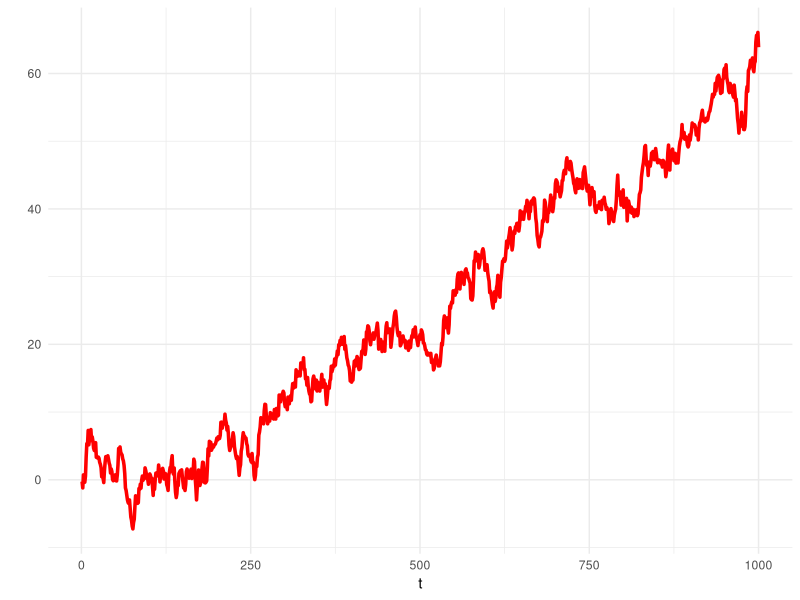

R code for this plot: (Note: this script raises an error after producing the figure.)
## ---- chunk 1
knitr::opts_chunk$set(warning = FALSE, message = FALSE, dpi = 120)
## ---- chunk 2
foo1 <- function(x) {
  
  lubridate::now() + lubridate::dseconds(x + sample(-10:10, size = 1))
  
} 

foo1(1)
foo1(1)
foo1(1)

## ---- chunk 3

foo2 <- function(x) {
  
  file.create(glue::glue('{x}.txt'))
  
}

## ---- chunk 4
library(tidyverse)

N <- 1000

(data <- tibble(t = 1:N,
                y = accumulate(rnorm(N), ~ .x + .y)))

data %>%
  ggplot(aes(x = t, y = y)) +
  geom_line(size = 1.2, color = 'red') +
  theme_minimal() +
  labs(x = 't',
       y = '')

## ---- chunk 5

n()

tibble(A = rnorm(100, mean = -1),
       sinal = A > 0) %>%
  group_by(sinal) %>%
  summarise(N = n())

## ---- chunk 6

data_context <- function() {
  
   foo <- purrr::possibly(dplyr::n, otherwise = NULL)
   
   if(rlang::is_null(foo())) {
     
     return(FALSE)
     
   } else {
     
     return(TRUE)
     
   }
  
}

## ---- chunk 7

ar <- function(
  .distfn = rnorm, 
  ..., 
  .k = 1L,
  beta = runif(n = .k), 
  .init = 0, 
  .n = NULL) {

  # Guardião -------------------------
  
  if(length(beta) != .k) {
    
    rlang::abort('Parameter vector must have one ')
    
  }
  
  if(rlang::is_null(.n) & !data_context()) {
    
    rlang::abort('Function called outside a tibble, provide .n argument.')
    
  } 
    
  if(data_context()) {
    
    n <- dplyr::n()
    
  } else {
    
    n <- .n
    
  }
  
  # Computando as inovações ------------------
  
  params <- list(..., n = n)
  
  innovations <- rlang::exec(.distfn, !!!params)
  
  # gerando os lags e computando os valores ----------------
  
  as.list(1:.k) %>% 
    purrr::set_names(1:.k) %>%
    purrr::map_dfc(~ dplyr::lag(innovations, .x)) %>%
      dplyr::rowwise() %>%
      dplyr::mutate(
        total = 
          sum(
            beta*dplyr::c_across(tidyselect::everything()),
            na.rm = TRUE) +
          .init) %>%
      dplyr::pull(total) 
  
}
## ---- chunk 8

plot(ar(.n = 100))

tibble(t = 1:100) %>%
  mutate(
    y1 = ar(sd = .2, beta = .7),
    y2 = ar(runif, min = -1, .k = 10, beta = runif(10, max = .1))) %>%
  pivot_longer(-t, names_to = 'processo') %>%
  ggplot(aes(x = t, y = value, color = processo, group = processo)) +
  geom_line(size = 1.2) +
  theme_minimal()

## ---- chunk 9
library(slider)

tibble(t = 1:1000) %>%
  mutate(y = ar(.k = 3, beta = rep(1, times = 3)),
         media = slide_dbl(y, mean, .before = 25),
         desvio = slide_dbl(y, sd, .before = 25)) %>%
  pivot_longer(media:desvio) %>%
  ggplot(aes(x = t, y = value, color = name, group = name)) +
  geom_line(size = 1.2, aplha = .9) +
  theme_minimal() +
  labs(x = '',
       y = '')
